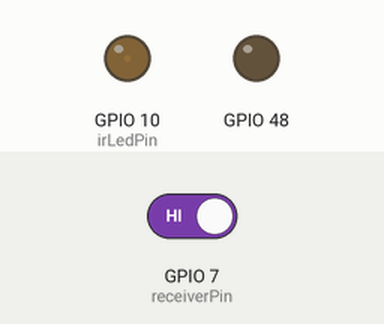
Simulated run of this sketch. Board: ESP32-S3. Shown: output pins drawn as LEDs (lit = HIGH). Inputs (shaded band) come from the test bench; at power-on: GPIO 7 (receiverPin) HIGH.

Above: at 1.2 s.
1.3 s: GPIO 7 (receiverPin) driven LOW
At 1.6 s:
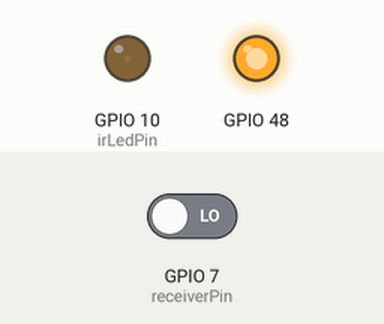
2.8 s: GPIO 7 (receiverPin) driven HIGH
At 3.5 s:
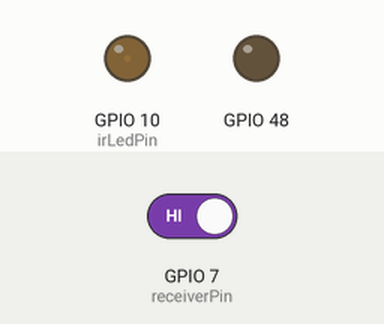
Timing chart, 0 to 5.8 s (numbered marks = the images above; inputs shaded):
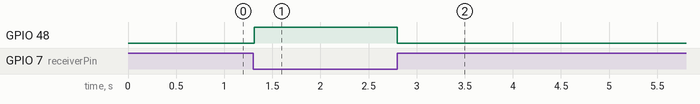

Measured:
- after the input at 1.3 s, GPIO 48: LOW → HIGH at once
- after the input at 2.8 s, GPIO 48: HIGH → LOW at once

The sketch:

GATE1.ino
```cpp
#include <esp_now.h>
#include <WiFi.h>

// 3C:84:27:C3:C1:D0 MAC FOR HUB
// 3C:84:27:C3:C1:FC MAC for Start gate

/*===========GATE 1 CODE================*/

const int irLedPin = 10;         // IR LED output pin
const int pwmChannel = 0;       // PWM channel
const int pwmFreq = 38000;      // 38kHz carrier frequency
const int pwmResolution = 8;    // 8-bit resolution
const int maxDuty = 2;

const int receiverPin = 7;      // TSSP90438 output pin

int count = 0;

//==================================
//====VARIABLES=====================
//=================================
enum MessageType : uint8_t {
  MSG_RESET = 1,
  MSG_GATE_TRIGGER = 2,
  MSG_READY = 3,
  MSG_NOT_READY = 4
};

enum GateNumber : uint8_t {
  START_GATE = 1,
  MID_GATE_1 = 2,
  END_GATE = 3,
  REACTION_BOX = 4
};

typedef struct message {
  MessageType type;
  GateNumber gateType;
} message;

message outgoingMessage;
message resetMessage;

bool triggered = true;


uint8_t receiverMac[] = { 0x3C, 0x84, 0x27, 0xC3, 0xC1, 0xD0 };  //Mac for hub


//==================================
//=========ON ESP NOW RECEIVED======
//==================================

void OnDataRecv(const uint8_t *mac_addr, const uint8_t *incomingData, int len)
{
  if (len != sizeof(message))
  {
   // Serial.println("Received unexpected data size");
    return;
  }
  message incoming;
  memcpy(&incoming, incomingData, sizeof(message));

  if (incoming.type == MSG_RESET)
  {
    //Serial.println("Reset command received!");
    triggered = false;
    resetMessage.type = MSG_READY;
    resetMessage.gateType = START_GATE;
    esp_now_send(receiverMac, (uint8_t *)&resetMessage, sizeof(resetMessage));
  }
  else
  {
    //Serial.print("Unknown message type: ");
    //Serial.println(incoming.type, HEX);
  }
}

//==================================
//=========SETUP===================
//==================================

void setup() {

  pinMode(LED_BUILTIN, OUTPUT);
  digitalWrite(LED_BUILTIN, LOW);

  WiFi.mode(WIFI_STA);

  if (esp_now_init() != ESP_OK)
  {
    //Serial.println("Error initializing ESP-NOW");
    return;
  }

  esp_now_register_recv_cb(OnDataRecv);

  esp_now_peer_info_t peerInfo = {};
  memcpy(peerInfo.peer_addr, receiverMac, 6);
  peerInfo.channel = 0;
  peerInfo.encrypt = false;

  if (esp_now_add_peer(&peerInfo) != ESP_OK)
  {
   // Serial.println("Failed to add peer");
    return;
  }

  ledcSetup(pwmChannel, pwmFreq, pwmResolution);
  ledcAttachPin(irLedPin, pwmChannel);
  ledcWrite(pwmChannel, maxDuty);

  pinMode(receiverPin, INPUT);

  outgoingMessage.type = MSG_GATE_TRIGGER;
  outgoingMessage.gateType = START_GATE;


  //Serial.println("Sender ready.");
}

void loop() {

    bool beamDetected = digitalRead(receiverPin) == LOW;

    if (!beamDetected && !triggered) {
      count++;
      if(count >= 2){
        triggered = true;
        count = 0;
        esp_now_send(receiverMac, (uint8_t *)&outgoingMessage, sizeof(outgoingMessage));
      }
      //Serial.println("Runner detected!");
    } else if(beamDetected) {
      //Serial.println("Beam OK");
      digitalWrite(LED_BUILTIN, HIGH);

    }else{
      digitalWrite(LED_BUILTIN, LOW);
      delay(100);
      //Serial.println("Beam break!");
    }
   delay(1);
}
```
